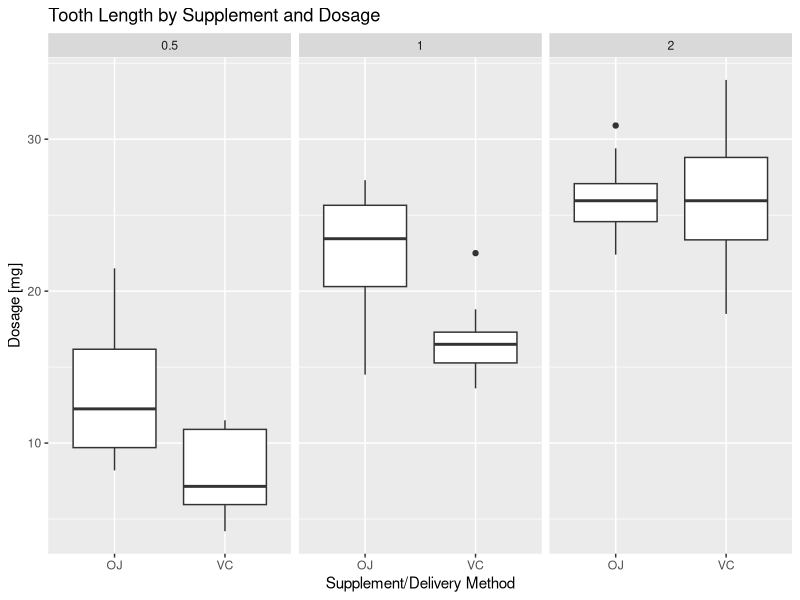

Generate this figure with R:
## ---- chunk 1
data(ToothGrowth)
str(ToothGrowth)
summary(ToothGrowth)
## ---- chunk 2
library(ggplot2)
qplot(supp, len, data=ToothGrowth, geom = "boxplot", facets = . ~ dose, 
      main = "Tooth Length by Supplement and Dosage", xlab = "Supplement/Delivery Method",
      ylab = "Dosage [mg]")
